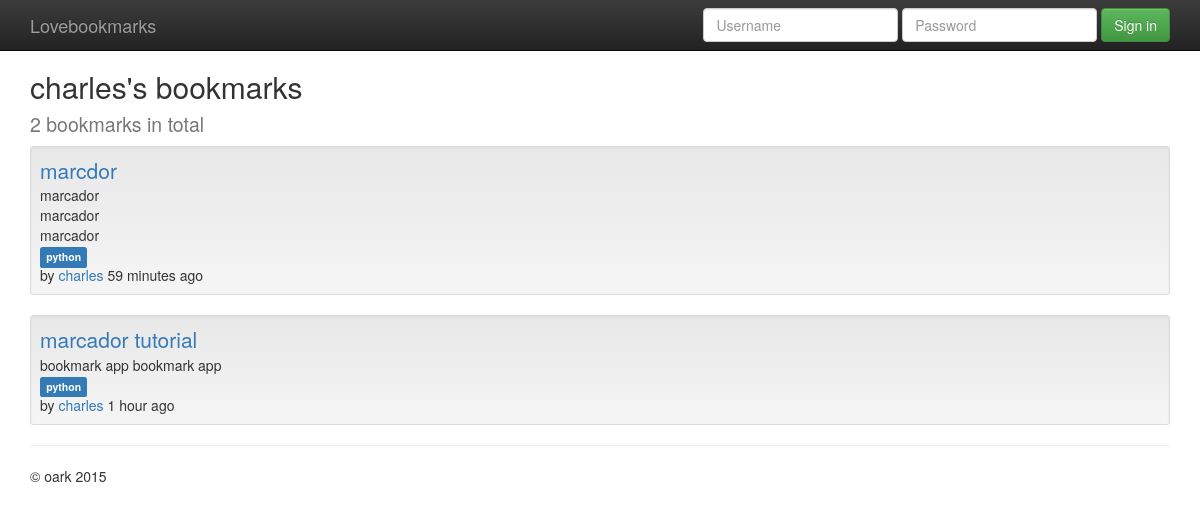
/user/charles/, run on the app's committed database.
### lovebookmarks/models.py (models this page shows, shortened)
@python_2_unicode_compatible
class Bookmark(models.Model):
    url = models.URLField()
    title = models.CharField('title', max_length=255)
    description = models.TextField('description', blank=True)
    is_public = models.BooleanField('public', default=True)
    date_created = models.DateTimeField('date created')
    date_updated = models.DateTimeField('date updated')
    owner = models.ForeignKey(User, verbose_name='owner',
        related_name='bookmarks')
    tags = models.ManyToManyField(Tag, blank=True)
    objects = models.Manager()
    public = PublicBookmarkManager()
    class Meta:
        verbose_name = 'bookmark'
        verbose_name_plural = 'bookmarks'
        ordering = ['-date_created']

@python_2_unicode_compatible
class Tag(models.Model):
    name = models.CharField(max_length=50, unique=True)
    class Meta:
        verbose_name = 'tag'
        verbose_name_plural = 'tags'
        ordering = ['name']
    def __str__(self):
        return self.name

### lovebookmarks/views.py (the view)
# urls.py: url(r'^user/(?P<username>[-\w]+)/$', views.bookmark_user, name='lovebookmarks_bookmark_user'),
def bookmark_user(request, username):
    user = get_object_or_404(User, username=username)
    if request.user == user:
        bookmarks = user.bookmarks.all()
    else:
        bookmarks = Bookmark.public.filter(owner__username=username)
    context = {'bookmarks': bookmarks, 'owner': user}
    return render(request, 'lovebookmarks/bookmark_user.html', context)

### lovebookmarks/models.py (called while the page is built)
    def get_queryset(self):
        qs = super(PublicBookmarkManager, self).get_queryset()
        return qs.filter(is_public=True)

### lovebookmarks/templates/lovebookmarks/bookmark_user.html (shortened to what this page needs)
{% extends "lovebookmarks/bookmark_list.html" %}
{% block heading %}
  <h2>{{ owner.username }}'s bookmarks<br>
    <small>{{ bookmarks.count }} bookmarks in total</small>
  </h2>
{% endblock %}

### lovebookmarks/templates/lovebookmarks/bookmark_list.html (shortened to what this page needs)
{% extends "base.html" %}
{% block content %}
  <ul class="list-unstyled">
  {% for bookmark in bookmarks %}
    <li class="well well-sm">{% include "lovebookmarks/bookmark.html" %}</li>
  {% empty %}
    <li>No bookmarks. :(</li>
  {% endfor %}
  </ul>
{% endblock %}

### lovebookmarks/templates/lovebookmarks/bookmark.html (shortened to what this page needs)
<a class="lead" href="{{ bookmark.url }}">{{ bookmark.title }}</a>
{% if bookmark.description %}
  <br>{{ bookmark.description|linebreaksbr }}
{% endif %}
{% if not bookmark.is_public %}
  <br><span class="label label-warning">private</span>
{% else %}
    <br>
{% endif %}
{% if bookmark.tags.count %}
  {% for tag in bookmark.tags.all %}
    <span class="label label-primary">{{ tag|lower }}</span>&nbsp;
  {% endfor %}
{% endif %}
<br>by <a href="{% url "lovebookmarks_bookmark_user" bookmark.owner.username %}">
    {{ bookmark.owner.username }}</a>
{{ bookmark.date_created|timesince }} ago

### templates/base.html (style rules this page uses)
body { padding-top: 50px; padding-bottom: 20px; }

### data on the page
Bookmark: title "marcdor", description "marcador marcador marcador", owner.username "charles", date_created "59 minutes"
Tag: name "python"
Bookmark: title "marcador tutorial", description "bookmark app bookmark app", owner.username "charles", date_created "1 hour"

### other printed values
{{ owner.username }} "charles"
{{ bookmarks.count }} "2"
